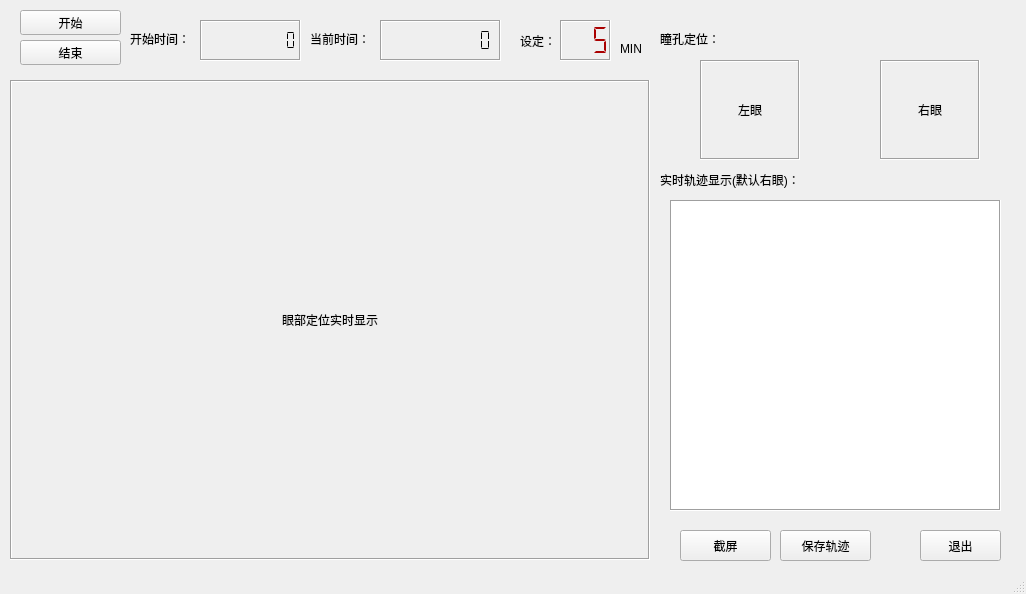
<?xml version="1.0" encoding="UTF-8"?>
<ui version="4.0">
 <class>MainWindow</class>
 <widget class="QMainWindow" name="MainWindow">
  <property name="geometry">
   <rect>
    <x>0</x>
    <y>0</y>
    <width>1026</width>
    <height>594</height>
   </rect>
  </property>
  <property name="sizePolicy">
   <sizepolicy hsizetype="Expanding" vsizetype="Expanding">
    <horstretch>0</horstretch>
    <verstretch>0</verstretch>
   </sizepolicy>
  </property>
  <property name="contextMenuPolicy">
   <enum>Qt::ActionsContextMenu</enum>
  </property>
  <property name="acceptDrops">
   <bool>true</bool>
  </property>
  <property name="windowTitle">
   <string>Eyetracking</string>
  </property>
  <property name="windowIcon">
   <iconset>
    <normaloff>../.designer/.designer/.designer/.designer/.designer/.designer/backup/eye.jpg</normaloff>../.designer/.designer/.designer/.designer/.designer/.designer/backup/eye.jpg</iconset>
  </property>
  <property name="windowOpacity">
   <double>3.000000000000000</double>
  </property>
  <widget class="QWidget" name="centralwidget">
   <widget class="QToolButton" name="toolButton">
    <property name="geometry">
     <rect>
      <x>20</x>
      <y>40</y>
      <width>101</width>
      <height>25</height>
     </rect>
    </property>
    <property name="text">
     <string>结束</string>
    </property>
   </widget>
   <widget class="QLabel" name="label">
    <property name="geometry">
     <rect>
      <x>10</x>
      <y>80</y>
      <width>640</width>
      <height>480</height>
     </rect>
    </property>
    <property name="frameShape">
     <enum>QFrame::Box</enum>
    </property>
    <property name="frameShadow">
     <enum>QFrame::Sunken</enum>
    </property>
    <property name="text">
     <string>眼部定位实时显示</string>
    </property>
    <property name="alignment">
     <set>Qt::AlignCenter</set>
    </property>
   </widget>
   <widget class="QLabel" name="label_2">
    <property name="geometry">
     <rect>
      <x>700</x>
      <y>60</y>
      <width>100</width>
      <height>100</height>
     </rect>
    </property>
    <property name="frameShape">
     <enum>QFrame::Box</enum>
    </property>
    <property name="frameShadow">
     <enum>QFrame::Sunken</enum>
    </property>
    <property name="text">
     <string>左眼</string>
    </property>
    <property name="textFormat">
     <enum>Qt::RichText</enum>
    </property>
    <property name="alignment">
     <set>Qt::AlignCenter</set>
    </property>
    <property name="wordWrap">
     <bool>true</bool>
    </property>
    <property name="margin">
     <number>30</number>
    </property>
   </widget>
   <widget class="QLabel" name="label_3">
    <property name="geometry">
     <rect>
      <x>660</x>
      <y>30</y>
      <width>67</width>
      <height>17</height>
     </rect>
    </property>
    <property name="text">
     <string>瞳孔定位：</string>
    </property>
   </widget>
   <widget class="QToolButton" name="toolButton_2">
    <property name="geometry">
     <rect>
      <x>20</x>
      <y>10</y>
      <width>101</width>
      <height>25</height>
     </rect>
    </property>
    <property name="text">
     <string>开始</string>
    </property>
   </widget>
   <widget class="QLabel" name="label_7">
    <property name="geometry">
     <rect>
      <x>880</x>
      <y>60</y>
      <width>100</width>
      <height>100</height>
     </rect>
    </property>
    <property name="frameShape">
     <enum>QFrame::Box</enum>
    </property>
    <property name="frameShadow">
     <enum>QFrame::Sunken</enum>
    </property>
    <property name="text">
     <string>右眼</string>
    </property>
    <property name="alignment">
     <set>Qt::AlignCenter</set>
    </property>
   </widget>
   <widget class="QLabel" name="label_4">
    <property name="geometry">
     <rect>
      <x>660</x>
      <y>170</y>
      <width>181</width>
      <height>20</height>
     </rect>
    </property>
    <property name="text">
     <string>实时轨迹显示(默认右眼)：</string>
    </property>
   </widget>
   <widget class="QGraphicsView" name="graphicsView">
    <property name="geometry">
     <rect>
      <x>670</x>
      <y>200</y>
      <width>331</width>
      <height>311</height>
     </rect>
    </property>
    <property name="frameShape">
     <enum>QFrame::Box</enum>
    </property>
    <property name="frameShadow">
     <enum>QFrame::Sunken</enum>
    </property>
   </widget>
   <widget class="QLabel" name="label_6">
    <property name="geometry">
     <rect>
      <x>130</x>
      <y>30</y>
      <width>67</width>
      <height>17</height>
     </rect>
    </property>
    <property name="text">
     <string>开始时间：</string>
    </property>
   </widget>
   <widget class="QLCDNumber" name="lcdNumber">
    <property name="geometry">
     <rect>
      <x>200</x>
      <y>20</y>
      <width>101</width>
      <height>41</height>
     </rect>
    </property>
    <property name="autoFillBackground">
     <bool>false</bool>
    </property>
    <property name="inputMethodHints">
     <set>Qt::ImhNone</set>
    </property>
    <property name="frameShape">
     <enum>QFrame::Box</enum>
    </property>
    <property name="frameShadow">
     <enum>QFrame::Sunken</enum>
    </property>
    <property name="smallDecimalPoint">
     <bool>false</bool>
    </property>
    <property name="digitCount">
     <number>10</number>
    </property>
    <property name="segmentStyle">
     <enum>QLCDNumber::Flat</enum>
    </property>
    <property name="value" stdset="0">
     <double>0.000000000000000</double>
    </property>
   </widget>
   <widget class="QLabel" name="label_8">
    <property name="geometry">
     <rect>
      <x>310</x>
      <y>30</y>
      <width>67</width>
      <height>17</height>
     </rect>
    </property>
    <property name="text">
     <string>当前时间：</string>
    </property>
   </widget>
   <widget class="QLCDNumber" name="lcdNumber_2">
    <property name="geometry">
     <rect>
      <x>380</x>
      <y>20</y>
      <width>121</width>
      <height>41</height>
     </rect>
    </property>
    <property name="sizePolicy">
     <sizepolicy hsizetype="Fixed" vsizetype="Fixed">
      <horstretch>0</horstretch>
      <verstretch>0</verstretch>
     </sizepolicy>
    </property>
    <property name="font">
     <font>
      <pointsize>8</pointsize>
     </font>
    </property>
    <property name="toolTip">
     <string>眼动轨迹记录5分钟</string>
    </property>
    <property name="layoutDirection">
     <enum>Qt::RightToLeft</enum>
    </property>
    <property name="frameShape">
     <enum>QFrame::Box</enum>
    </property>
    <property name="frameShadow">
     <enum>QFrame::Sunken</enum>
    </property>
    <property name="smallDecimalPoint">
     <bool>false</bool>
    </property>
    <property name="digitCount">
     <number>10</number>
    </property>
    <property name="mode">
     <enum>QLCDNumber::Dec</enum>
    </property>
    <property name="segmentStyle">
     <enum>QLCDNumber::Flat</enum>
    </property>
    <property name="value" stdset="0">
     <double>0.000000000000000</double>
    </property>
   </widget>
   <widget class="QLabel" name="label_9">
    <property name="geometry">
     <rect>
      <x>520</x>
      <y>30</y>
      <width>41</width>
      <height>21</height>
     </rect>
    </property>
    <property name="text">
     <string>设定：</string>
    </property>
   </widget>
   <widget class="QLCDNumber" name="lcdNumber_3">
    <property name="geometry">
     <rect>
      <x>560</x>
      <y>20</y>
      <width>51</width>
      <height>41</height>
     </rect>
    </property>
    <property name="palette">
     <palette>
      <active>
       <colorrole role="WindowText">
        <brush brushstyle="SolidPattern">
         <color alpha="255">
          <red>170</red>
          <green>0</green>
          <blue>0</blue>
         </color>
        </brush>
       </colorrole>
      </active>
      <inactive>
       <colorrole role="WindowText">
        <brush brushstyle="SolidPattern">
         <color alpha="255">
          <red>170</red>
          <green>0</green>
          <blue>0</blue>
         </color>
        </brush>
       </colorrole>
      </inactive>
      <disabled>
       <colorrole role="WindowText">
        <brush brushstyle="SolidPattern">
         <color alpha="255">
          <red>159</red>
          <green>158</green>
          <blue>158</blue>
         </color>
        </brush>
       </colorrole>
      </disabled>
     </palette>
    </property>
    <property name="frameShadow">
     <enum>QFrame::Sunken</enum>
    </property>
    <property name="digitCount">
     <number>3</number>
    </property>
    <property name="segmentStyle">
     <enum>QLCDNumber::Flat</enum>
    </property>
    <property name="value" stdset="0">
     <double>5.000000000000000</double>
    </property>
   </widget>
   <widget class="QLabel" name="label_10">
    <property name="geometry">
     <rect>
      <x>620</x>
      <y>40</y>
      <width>31</width>
      <height>17</height>
     </rect>
    </property>
    <property name="text">
     <string>MIN</string>
    </property>
   </widget>
   <widget class="QToolButton" name="toolButton_3">
    <property name="geometry">
     <rect>
      <x>680</x>
      <y>530</y>
      <width>91</width>
      <height>31</height>
     </rect>
    </property>
    <property name="text">
     <string>截屏</string>
    </property>
   </widget>
   <widget class="QToolButton" name="toolButton_4">
    <property name="geometry">
     <rect>
      <x>780</x>
      <y>530</y>
      <width>91</width>
      <height>31</height>
     </rect>
    </property>
    <property name="text">
     <string>保存轨迹</string>
    </property>
   </widget>
   <widget class="QToolButton" name="toolButton_5">
    <property name="geometry">
     <rect>
      <x>920</x>
      <y>530</y>
      <width>81</width>
      <height>31</height>
     </rect>
    </property>
    <property name="text">
     <string>退出</string>
    </property>
   </widget>
  </widget>
  <widget class="QStatusBar" name="statusbar"/>
 </widget>
 <resources/>
 <connections/>
 <slots>
  <slot>processData()</slot>
 </slots>
</ui>
